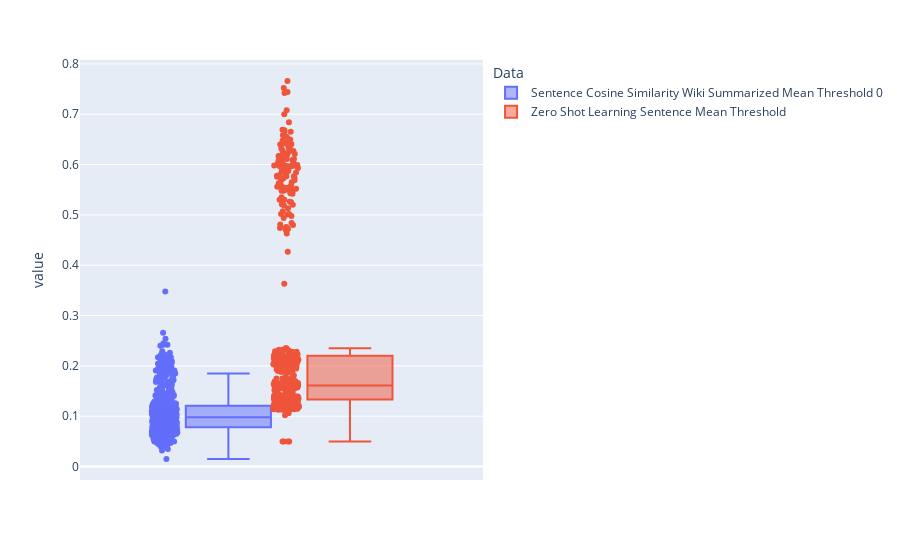

Notebook code for this chart:
### Markdown cell above
Boxplot Sentence-BERT satzweise vs Zero Shot Learning satzweise

### Code cell
result_normal_prep = result_normal[["Sentence Cosine Similarity Wiki Summarized Mean Threshold 0", "Zero Shot Learning Sentence Mean Threshold"]]
result_prep_melt = result_normal_prep.melt(var_name="Data")
fig = px.box(result_prep_melt, y="value", points="all", color = "Data")
fig.show()

### Figure 1 — Plotly figure (JSON) as saved in the notebook; plotly's stock layout.template omitted (floating-point values rounded to 4 significant figures; data arrays with more than 128 entries replaced by an {"elided": "..."} marker saying what was removed)
{"data": [{"alignmentgroup": "True", "boxpoints": "all", "hovertemplate": "Data=Sentence Cosine Similarity Wiki Summarized Mean Threshold 0<br>value=%{y}<extra></extra>", "legendgroup": "Sentence Cosine Similarity Wiki Summarized Mean Threshold 0", "marker": {"color": "#636efa"}, "name": "Sentence Cosine Similarity Wiki Summarized Mean Threshold 0", "notched": false, "offsetgroup": "Sentence Cosine Similarity Wiki Summarized Mean Threshold 0", "orientation": "v", "showlegend": true, "type": "box", "x0": " ", "xaxis": "x", "y": {"elided": "545 float values"}, "y0": " ", "yaxis": "y"}, {"alignmentgroup": "True", "boxpoints": "all", "hovertemplate": "Data=Zero Shot Learning Sentence Mean Threshold<br>value=%{y}<extra></extra>", "legendgroup": "Zero Shot Learning Sentence Mean Threshold", "marker": {"color": "#EF553B"}, "name": "Zero Shot Learning Sentence Mean Threshold", "notched": false, "offsetgroup": "Zero Shot Learning Sentence Mean Threshold", "orientation": "v", "showlegend": true, "type": "box", "x0": " ", "xaxis": "x", "y": {"elided": "545 float values"}, "y0": " ", "yaxis": "y"}], "layout": {"boxmode": "group", "legend": {"title": {"text": "Data"}, "tracegroupgap": 0}, "margin": {"t": 60}, "xaxis": {"anchor": "y", "domain": [0, 1]}, "yaxis": {"anchor": "x", "domain": [0, 1], "title": {"text": "value"}}}}
